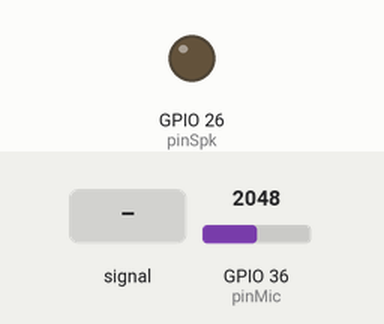
Simulated run of this sketch. Board: ESP32. Shown: output pins drawn as LEDs (lit = HIGH). Inputs (shaded band) come from the test bench; at power-on: GPIO 36 (pinMic) = 2048 (analog values on the 0–4095 scale). What the sketch prints to the serial monitor is not drawn.

Above: at 1.2 s.
1.3 s: GPIO 36 (pinMic) fed a 200 Hz sine of ±1842 counts around its level
Timing chart, 0 to 3.9 s (numbered marks = the images above; inputs shaded):
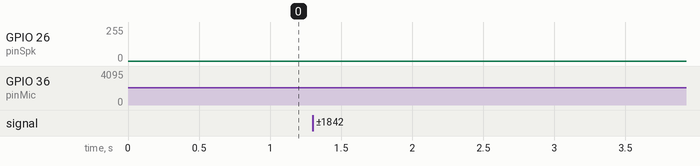

The sketch:

10_1.ino
```cpp
#define pinSpk 26
#define pinMic 36
int adcValue;
void setup() {
  pinMode( pinSpk, OUTPUT);
  pinMode( pinMic, INPUT);
  Serial.begin(115200);
  analogReadResolution(12);
}
void loop() {
  for (int i = 0; i < 255; i++) {
    dacWrite( pinSpk, i );
    adcValue = analogRead(pinMic);
    Serial.println(adcValue);
  }
  for (int i = 254; i >= 0; i--) {
    dacWrite( pinSpk, i );
    adcValue = analogRead(pinMic);
    Serial.println(adcValue);
  }
}
```
